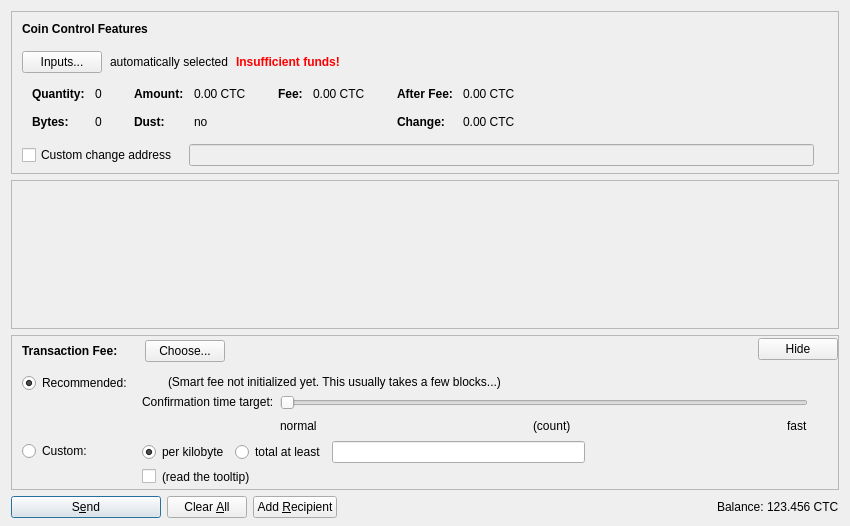
<?xml version="1.0" encoding="UTF-8"?>
<ui version="4.0">
 <class>SendCoinsDialog</class>
 <widget class="QDialog" name="SendCoinsDialog">
  <property name="geometry">
   <rect>
    <x>0</x>
    <y>0</y>
    <width>850</width>
    <height>526</height>
   </rect>
  </property>
  <property name="windowTitle">
   <string>Send Coins</string>
  </property>
  <layout class="QVBoxLayout" name="verticalLayout" stretch="0,1,0,0">
   <property name="bottomMargin">
    <number>8</number>
   </property>
   <item>
    <widget class="QFrame" name="frameCoinControl">
     <property name="sizePolicy">
      <sizepolicy hsizetype="Expanding" vsizetype="Expanding">
       <horstretch>0</horstretch>
       <verstretch>0</verstretch>
      </sizepolicy>
     </property>
     <property name="maximumSize">
      <size>
       <width>16777215</width>
       <height>16777215</height>
      </size>
     </property>
     <property name="frameShape">
      <enum>QFrame::StyledPanel</enum>
     </property>
     <property name="frameShadow">
      <enum>QFrame::Sunken</enum>
     </property>
     <layout class="QVBoxLayout" name="verticalLayoutCoinControl2">
      <property name="spacing">
       <number>0</number>
      </property>
      <property name="leftMargin">
       <number>0</number>
      </property>
      <property name="topMargin">
       <number>0</number>
      </property>
      <property name="rightMargin">
       <number>0</number>
      </property>
      <property name="bottomMargin">
       <number>6</number>
      </property>
      <item>
       <layout class="QVBoxLayout" name="verticalLayoutCoinControl" stretch="0,0,0,0,1">
        <property name="spacing">
         <number>0</number>
        </property>
        <property name="leftMargin">
         <number>10</number>
        </property>
        <property name="topMargin">
         <number>10</number>
        </property>
        <item>
         <layout class="QHBoxLayout" name="horizontalLayoutCoinControl1">
          <property name="bottomMargin">
           <number>15</number>
          </property>
          <item>
           <widget class="QLabel" name="labelCoinControlFeatures">
            <property name="sizePolicy">
             <sizepolicy hsizetype="Preferred" vsizetype="Maximum">
              <horstretch>0</horstretch>
              <verstretch>0</verstretch>
             </sizepolicy>
            </property>
            <property name="font">
             <font>
              <weight>75</weight>
              <bold>true</bold>
             </font>
            </property>
            <property name="styleSheet">
             <string notr="true">font-weight:bold;</string>
            </property>
            <property name="text">
             <string>Coin Control Features</string>
            </property>
           </widget>
          </item>
         </layout>
        </item>
        <item>
         <layout class="QHBoxLayout" name="horizontalLayoutCoinControl2" stretch="0,0,0,0">
          <property name="spacing">
           <number>8</number>
          </property>
          <property name="bottomMargin">
           <number>10</number>
          </property>
          <item>
           <widget class="QPushButton" name="pushButtonCoinControl">
            <property name="styleSheet">
             <string notr="true"/>
            </property>
            <property name="text">
             <string>Inputs...</string>
            </property>
            <property name="autoDefault">
             <bool>false</bool>
            </property>
           </widget>
          </item>
          <item>
           <widget class="QLabel" name="labelCoinControlAutomaticallySelected">
            <property name="text">
             <string>automatically selected</string>
            </property>
            <property name="margin">
             <number>5</number>
            </property>
           </widget>
          </item>
          <item>
           <widget class="QLabel" name="labelCoinControlInsuffFunds">
            <property name="font">
             <font>
              <weight>75</weight>
              <bold>true</bold>
             </font>
            </property>
            <property name="styleSheet">
             <string notr="true">color:red;font-weight:bold;</string>
            </property>
            <property name="text">
             <string>Insufficient funds!</string>
            </property>
            <property name="margin">
             <number>5</number>
            </property>
           </widget>
          </item>
          <item>
           <spacer name="horizontalSpacerCoinControl">
            <property name="orientation">
             <enum>Qt::Horizontal</enum>
            </property>
            <property name="sizeHint" stdset="0">
             <size>
              <width>40</width>
              <height>1</height>
             </size>
            </property>
           </spacer>
          </item>
         </layout>
        </item>
        <item>
         <widget class="QWidget" name="widgetCoinControl" native="true">
          <property name="sizePolicy">
           <sizepolicy hsizetype="Preferred" vsizetype="Preferred">
            <horstretch>0</horstretch>
            <verstretch>0</verstretch>
           </sizepolicy>
          </property>
          <property name="minimumSize">
           <size>
            <width>0</width>
            <height>0</height>
           </size>
          </property>
          <property name="styleSheet">
           <string notr="true"/>
          </property>
          <layout class="QHBoxLayout" name="horizontalLayoutCoinControl5">
           <property name="leftMargin">
            <number>0</number>
           </property>
           <property name="topMargin">
            <number>0</number>
           </property>
           <property name="rightMargin">
            <number>0</number>
           </property>
           <property name="bottomMargin">
            <number>0</number>
           </property>
           <item>
            <layout class="QHBoxLayout" name="horizontalLayoutCoinControl3" stretch="0,0,0,1">
             <property name="spacing">
              <number>20</number>
             </property>
             <property name="topMargin">
              <number>0</number>
             </property>
             <property name="bottomMargin">
              <number>10</number>
             </property>
             <item>
              <layout class="QFormLayout" name="formLayoutCoinControl1">
               <property name="horizontalSpacing">
                <number>10</number>
               </property>
               <property name="verticalSpacing">
                <number>14</number>
               </property>
               <property name="leftMargin">
                <number>10</number>
               </property>
               <property name="topMargin">
                <number>4</number>
               </property>
               <property name="rightMargin">
                <number>6</number>
               </property>
               <item row="0" column="0">
                <widget class="QLabel" name="labelCoinControlQuantityText">
                 <property name="font">
                  <font>
                   <weight>75</weight>
                   <bold>true</bold>
                  </font>
                 </property>
                 <property name="text">
                  <string>Quantity:</string>
                 </property>
                 <property name="margin">
                  <number>0</number>
                 </property>
                </widget>
               </item>
               <item row="0" column="1">
                <widget class="QLabel" name="labelCoinControlQuantity">
                 <property name="cursor">
                  <cursorShape>IBeamCursor</cursorShape>
                 </property>
                 <property name="contextMenuPolicy">
                  <enum>Qt::ActionsContextMenu</enum>
                 </property>
                 <property name="text">
                  <string notr="true">0</string>
                 </property>
                 <property name="margin">
                  <number>0</number>
                 </property>
                 <property name="textInteractionFlags">
                  <set>Qt::LinksAccessibleByMouse|Qt::TextSelectableByKeyboard|Qt::TextSelectableByMouse</set>
                 </property>
                </widget>
               </item>
               <item row="1" column="0">
                <widget class="QLabel" name="labelCoinControlBytesText">
                 <property name="font">
                  <font>
                   <weight>75</weight>
                   <bold>true</bold>
                  </font>
                 </property>
                 <property name="text">
                  <string>Bytes:</string>
                 </property>
                </widget>
               </item>
               <item row="1" column="1">
                <widget class="QLabel" name="labelCoinControlBytes">
                 <property name="cursor">
                  <cursorShape>IBeamCursor</cursorShape>
                 </property>
                 <property name="contextMenuPolicy">
                  <enum>Qt::ActionsContextMenu</enum>
                 </property>
                 <property name="text">
                  <string notr="true">0</string>
                 </property>
                 <property name="textInteractionFlags">
                  <set>Qt::LinksAccessibleByMouse|Qt::TextSelectableByKeyboard|Qt::TextSelectableByMouse</set>
                 </property>
                </widget>
               </item>
              </layout>
             </item>
             <item>
              <layout class="QFormLayout" name="formLayoutCoinControl2">
               <property name="horizontalSpacing">
                <number>10</number>
               </property>
               <property name="verticalSpacing">
                <number>14</number>
               </property>
               <property name="leftMargin">
                <number>6</number>
               </property>
               <property name="topMargin">
                <number>4</number>
               </property>
               <property name="rightMargin">
                <number>6</number>
               </property>
               <item row="0" column="0">
                <widget class="QLabel" name="labelCoinControlAmountText">
                 <property name="font">
                  <font>
                   <weight>75</weight>
                   <bold>true</bold>
                  </font>
                 </property>
                 <property name="text">
                  <string>Amount:</string>
                 </property>
                 <property name="margin">
                  <number>0</number>
                 </property>
                </widget>
               </item>
               <item row="0" column="1">
                <widget class="QLabel" name="labelCoinControlAmount">
                 <property name="cursor">
                  <cursorShape>IBeamCursor</cursorShape>
                 </property>
                 <property name="contextMenuPolicy">
                  <enum>Qt::ActionsContextMenu</enum>
                 </property>
                 <property name="text">
                  <string notr="true">0.00 CTC</string>
                 </property>
                 <property name="textInteractionFlags">
                  <set>Qt::LinksAccessibleByMouse|Qt::TextSelectableByKeyboard|Qt::TextSelectableByMouse</set>
                 </property>
                </widget>
               </item>
               <item row="1" column="0">
                <widget class="QLabel" name="labelCoinControlLowOutputText">
                 <property name="font">
                  <font>
                   <weight>75</weight>
                   <bold>true</bold>
                  </font>
                 </property>
                 <property name="text">
                  <string>Dust:</string>
                 </property>
                </widget>
               </item>
               <item row="1" column="1">
                <widget class="QLabel" name="labelCoinControlLowOutput">
                 <property name="cursor">
                  <cursorShape>IBeamCursor</cursorShape>
                 </property>
                 <property name="contextMenuPolicy">
                  <enum>Qt::ActionsContextMenu</enum>
                 </property>
                 <property name="text">
                  <string notr="true">no</string>
                 </property>
                 <property name="textInteractionFlags">
                  <set>Qt::LinksAccessibleByMouse|Qt::TextSelectableByKeyboard|Qt::TextSelectableByMouse</set>
                 </property>
                </widget>
               </item>
              </layout>
             </item>
             <item>
              <layout class="QFormLayout" name="formLayoutCoinControl3">
               <property name="horizontalSpacing">
                <number>10</number>
               </property>
               <property name="verticalSpacing">
                <number>14</number>
               </property>
               <property name="leftMargin">
                <number>6</number>
               </property>
               <property name="topMargin">
                <number>4</number>
               </property>
               <property name="rightMargin">
                <number>6</number>
               </property>
               <item row="0" column="0">
                <widget class="QLabel" name="labelCoinControlFeeText">
                 <property name="font">
                  <font>
                   <weight>75</weight>
                   <bold>true</bold>
                  </font>
                 </property>
                 <property name="text">
                  <string>Fee:</string>
                 </property>
                 <property name="margin">
                  <number>0</number>
                 </property>
                </widget>
               </item>
               <item row="0" column="1">
                <widget class="QLabel" name="labelCoinControlFee">
                 <property name="cursor">
                  <cursorShape>IBeamCursor</cursorShape>
                 </property>
                 <property name="contextMenuPolicy">
                  <enum>Qt::ActionsContextMenu</enum>
                 </property>
                 <property name="text">
                  <string notr="true">0.00 CTC</string>
                 </property>
                 <property name="textInteractionFlags">
                  <set>Qt::LinksAccessibleByMouse|Qt::TextSelectableByKeyboard|Qt::TextSelectableByMouse</set>
                 </property>
                </widget>
               </item>
              </layout>
             </item>
             <item>
              <layout class="QFormLayout" name="formLayoutCoinControl4">
               <property name="horizontalSpacing">
                <number>10</number>
               </property>
               <property name="verticalSpacing">
                <number>14</number>
               </property>
               <property name="leftMargin">
                <number>6</number>
               </property>
               <property name="topMargin">
                <number>4</number>
               </property>
               <property name="rightMargin">
                <number>6</number>
               </property>
               <item row="0" column="0">
                <widget class="QLabel" name="labelCoinControlAfterFeeText">
                 <property name="font">
                  <font>
                   <weight>75</weight>
                   <bold>true</bold>
                  </font>
                 </property>
                 <property name="text">
                  <string>After Fee:</string>
                 </property>
                 <property name="margin">
                  <number>0</number>
                 </property>
                </widget>
               </item>
               <item row="0" column="1">
                <widget class="QLabel" name="labelCoinControlAfterFee">
                 <property name="cursor">
                  <cursorShape>IBeamCursor</cursorShape>
                 </property>
                 <property name="contextMenuPolicy">
                  <enum>Qt::ActionsContextMenu</enum>
                 </property>
                 <property name="text">
                  <string notr="true">0.00 CTC</string>
                 </property>
                 <property name="textInteractionFlags">
                  <set>Qt::LinksAccessibleByMouse|Qt::TextSelectableByKeyboard|Qt::TextSelectableByMouse</set>
                 </property>
                </widget>
               </item>
               <item row="1" column="0">
                <widget class="QLabel" name="labelCoinControlChangeText">
                 <property name="font">
                  <font>
                   <weight>75</weight>
                   <bold>true</bold>
                  </font>
                 </property>
                 <property name="text">
                  <string>Change:</string>
                 </property>
                </widget>
               </item>
               <item row="1" column="1">
                <widget class="QLabel" name="labelCoinControlChange">
                 <property name="cursor">
                  <cursorShape>IBeamCursor</cursorShape>
                 </property>
                 <property name="contextMenuPolicy">
                  <enum>Qt::ActionsContextMenu</enum>
                 </property>
                 <property name="text">
                  <string notr="true">0.00 CTC</string>
                 </property>
                 <property name="textInteractionFlags">
                  <set>Qt::LinksAccessibleByMouse|Qt::TextSelectableByKeyboard|Qt::TextSelectableByMouse</set>
                 </property>
                </widget>
               </item>
              </layout>
             </item>
            </layout>
           </item>
          </layout>
         </widget>
        </item>
        <item>
         <layout class="QHBoxLayout" name="horizontalLayoutCoinControl4" stretch="0,0,0">
          <property name="spacing">
           <number>12</number>
          </property>
          <property name="sizeConstraint">
           <enum>QLayout::SetDefaultConstraint</enum>
          </property>
          <property name="topMargin">
           <number>5</number>
          </property>
          <property name="rightMargin">
           <number>5</number>
          </property>
          <item>
           <widget class="QCheckBox" name="checkBoxCoinControlChange">
            <property name="toolTip">
             <string>If this is activated, but the change address is empty or invalid, change will be sent to a newly generated address.</string>
            </property>
            <property name="text">
             <string>Custom change address</string>
            </property>
           </widget>
          </item>
          <item>
           <widget class="QValidatedLineEdit" name="lineEditCoinControlChange">
            <property name="enabled">
             <bool>false</bool>
            </property>
            <property name="sizePolicy">
             <sizepolicy hsizetype="Expanding" vsizetype="Fixed">
              <horstretch>0</horstretch>
              <verstretch>0</verstretch>
             </sizepolicy>
            </property>
           </widget>
          </item>
          <item>
           <widget class="QLabel" name="labelCoinControlChangeLabel">
            <property name="sizePolicy">
             <sizepolicy hsizetype="Preferred" vsizetype="Expanding">
              <horstretch>0</horstretch>
              <verstretch>0</verstretch>
             </sizepolicy>
            </property>
            <property name="minimumSize">
             <size>
              <width>0</width>
              <height>0</height>
             </size>
            </property>
            <property name="text">
             <string/>
            </property>
            <property name="margin">
             <number>3</number>
            </property>
           </widget>
          </item>
         </layout>
        </item>
        <item>
         <spacer name="verticalSpacerCoinControl">
          <property name="orientation">
           <enum>Qt::Vertical</enum>
          </property>
          <property name="sizeHint" stdset="0">
           <size>
            <width>800</width>
            <height>1</height>
           </size>
          </property>
         </spacer>
        </item>
       </layout>
      </item>
     </layout>
    </widget>
   </item>
   <item>
    <widget class="QScrollArea" name="scrollArea">
     <property name="widgetResizable">
      <bool>true</bool>
     </property>
     <widget class="QWidget" name="scrollAreaWidgetContents">
      <property name="geometry">
       <rect>
        <x>0</x>
        <y>0</y>
        <width>830</width>
        <height>104</height>
       </rect>
      </property>
      <layout class="QVBoxLayout" name="verticalLayout_2" stretch="0,1">
       <property name="leftMargin">
        <number>0</number>
       </property>
       <property name="topMargin">
        <number>0</number>
       </property>
       <property name="rightMargin">
        <number>0</number>
       </property>
       <property name="bottomMargin">
        <number>0</number>
       </property>
       <item>
        <layout class="QVBoxLayout" name="entries">
         <property name="spacing">
          <number>6</number>
         </property>
        </layout>
       </item>
       <item>
        <spacer name="verticalSpacer">
         <property name="orientation">
          <enum>Qt::Vertical</enum>
         </property>
         <property name="sizeHint" stdset="0">
          <size>
           <width>20</width>
           <height>40</height>
          </size>
         </property>
        </spacer>
       </item>
      </layout>
     </widget>
    </widget>
   </item>
   <item>
    <widget class="QFrame" name="frameFee">
     <property name="sizePolicy">
      <sizepolicy hsizetype="Expanding" vsizetype="Expanding">
       <horstretch>0</horstretch>
       <verstretch>0</verstretch>
      </sizepolicy>
     </property>
     <property name="maximumSize">
      <size>
       <width>16777215</width>
       <height>16777215</height>
      </size>
     </property>
     <property name="frameShape">
      <enum>QFrame::StyledPanel</enum>
     </property>
     <property name="frameShadow">
      <enum>QFrame::Sunken</enum>
     </property>
     <layout class="QVBoxLayout" name="verticalLayoutFee1">
      <property name="spacing">
       <number>0</number>
      </property>
      <property name="leftMargin">
       <number>0</number>
      </property>
      <property name="topMargin">
       <number>0</number>
      </property>
      <property name="rightMargin">
       <number>0</number>
      </property>
      <property name="bottomMargin">
       <number>0</number>
      </property>
      <item>
       <layout class="QVBoxLayout" name="verticalLayoutFee2" stretch="0,0,0">
        <property name="spacing">
         <number>0</number>
        </property>
        <property name="leftMargin">
         <number>10</number>
        </property>
        <property name="topMargin">
         <number>0</number>
        </property>
        <item>
         <layout class="QHBoxLayout" name="horizontalLayoutFee1">
          <property name="bottomMargin">
           <number>0</number>
          </property>
          <item>
           <layout class="QVBoxLayout" name="verticalLayoutFee7">
            <property name="spacing">
             <number>0</number>
            </property>
            <item>
             <spacer name="verticalSpacerSmartFee">
              <property name="orientation">
               <enum>Qt::Vertical</enum>
              </property>
              <property name="sizeType">
               <enum>QSizePolicy::Fixed</enum>
              </property>
              <property name="sizeHint" stdset="0">
               <size>
                <width>1</width>
                <height>4</height>
               </size>
              </property>
             </spacer>
            </item>
            <item>
             <layout class="QHBoxLayout" name="horizontalLayoutSmartFee">
              <property name="spacing">
               <number>10</number>
              </property>
              <item>
               <widget class="QLabel" name="labelFeeHeadline">
                <property name="sizePolicy">
                 <sizepolicy hsizetype="Preferred" vsizetype="Maximum">
                  <horstretch>0</horstretch>
                  <verstretch>0</verstretch>
                 </sizepolicy>
                </property>
                <property name="font">
                 <font>
                  <weight>75</weight>
                  <bold>true</bold>
                 </font>
                </property>
                <property name="styleSheet">
                 <string notr="true">font-weight:bold;</string>
                </property>
                <property name="text">
                 <string>Transaction Fee:</string>
                </property>
               </widget>
              </item>
              <item>
               <widget class="QLabel" name="labelFeeMinimized">
                <property name="text">
                 <string/>
                </property>
               </widget>
              </item>
              <item>
               <widget class="QPushButton" name="buttonChooseFee">
                <property name="text">
                 <string>Choose...</string>
                </property>
               </widget>
              </item>
             </layout>
            </item>
            <item>
             <spacer name="verticalSpacer_5">
              <property name="orientation">
               <enum>Qt::Vertical</enum>
              </property>
              <property name="sizeHint" stdset="0">
               <size>
                <width>1</width>
                <height>1</height>
               </size>
              </property>
             </spacer>
            </item>
           </layout>
          </item>
          <item>
           <spacer name="horizontalSpacer_4">
            <property name="orientation">
             <enum>Qt::Horizontal</enum>
            </property>
            <property name="sizeHint" stdset="0">
             <size>
              <width>40</width>
              <height>20</height>
             </size>
            </property>
           </spacer>
          </item>
          <item>
           <widget class="QPushButton" name="buttonMinimizeFee">
            <property name="toolTip">
             <string>collapse fee-settings</string>
            </property>
            <property name="text">
             <string>Hide</string>
            </property>
           </widget>
          </item>
         </layout>
        </item>
        <item>
         <widget class="QFrame" name="frameFeeSelection">
          <layout class="QVBoxLayout" name="verticalLayoutFee12">
           <property name="spacing">
            <number>0</number>
           </property>
           <property name="leftMargin">
            <number>0</number>
           </property>
           <property name="topMargin">
            <number>0</number>
           </property>
           <property name="rightMargin">
            <number>0</number>
           </property>
           <property name="bottomMargin">
            <number>0</number>
           </property>
           <item>
            <layout class="QGridLayout" name="gridLayoutFee">
             <property name="topMargin">
              <number>10</number>
             </property>
             <property name="bottomMargin">
              <number>4</number>
             </property>
             <property name="horizontalSpacing">
              <number>10</number>
             </property>
             <property name="verticalSpacing">
              <number>4</number>
             </property>
             <item row="1" column="1">
              <layout class="QVBoxLayout" name="verticalLayoutFee8">
               <property name="spacing">
                <number>6</number>
               </property>
               <item>
                <layout class="QHBoxLayout" name="horizontalLayoutFee13">
                 <item>
                  <widget class="QRadioButton" name="radioCustomPerKilobyte">
                   <property name="toolTip">
                    <string>If the custom fee is set to 1000 satoshis and the transaction is only 250 bytes, then &quot;per kilobyte&quot; only pays 250 satoshis in fee, while &quot;total at least&quot; pays 1000 satoshis. For transactions bigger than a kilobyte both pay by kilobyte.</string>
                   </property>
                   <property name="text">
                    <string>per kilobyte</string>
                   </property>
                   <property name="checked">
                    <bool>true</bool>
                   </property>
                   <attribute name="buttonGroup">
                    <string notr="true">groupCustomFee</string>
                   </attribute>
                  </widget>
                 </item>
                 <item>
                  <widget class="QRadioButton" name="radioCustomAtLeast">
                   <property name="toolTip">
                    <string>If the custom fee is set to 1000 satoshis and the transaction is only 250 bytes, then &quot;per kilobyte&quot; only pays 250 satoshis in fee, while &quot;total at least&quot; pays 1000 satoshis. For transactions bigger than a kilobyte both pay by kilobyte.</string>
                   </property>
                   <property name="text">
                    <string>total at least</string>
                   </property>
                   <attribute name="buttonGroup">
                    <string notr="true">groupCustomFee</string>
                   </attribute>
                  </widget>
                 </item>
                 <item>
                  <widget class="BitcoinAmountField" name="customFee"/>
                 </item>
                 <item>
                  <spacer name="horizontalSpacer_6">
                   <property name="orientation">
                    <enum>Qt::Horizontal</enum>
                   </property>
                   <property name="sizeHint" stdset="0">
                    <size>
                     <width>1</width>
                     <height>1</height>
                    </size>
                   </property>
                  </spacer>
                 </item>
                </layout>
               </item>
               <item>
                <layout class="QHBoxLayout" name="horizontalLayoutFee8">
                 <item>
                  <widget class="QCheckBox" name="checkBoxMinimumFee">
                   <property name="toolTip">
                    <string>Paying only the minimum fee is just fine as long as there is less transaction volume than space in the blocks. But be aware that this can end up in a never confirming transaction once there is more demand for cooktipcoin transactions than the network can process.</string>
                   </property>
                   <property name="text">
                    <string/>
                   </property>
                  </widget>
                 </item>
                 <item>
                  <widget class="QLabel" name="labelMinFeeWarning">
                   <property name="enabled">
                    <bool>true</bool>
                   </property>
                   <property name="toolTip">
                    <string>Paying only the minimum fee is just fine as long as there is less transaction volume than space in the blocks. But be aware that this can end up in a never confirming transaction once there is more demand for cooktipcoin transactions than the network can process.</string>
                   </property>
                   <property name="text">
                    <string>(read the tooltip)</string>
                   </property>
                   <property name="margin">
                    <number>5</number>
                   </property>
                  </widget>
                 </item>
                 <item>
                  <spacer name="horizontalSpacer_2">
                   <property name="orientation">
                    <enum>Qt::Horizontal</enum>
                   </property>
                   <property name="sizeHint" stdset="0">
                    <size>
                     <width>1</width>
                     <height>1</height>
                    </size>
                   </property>
                  </spacer>
                 </item>
                </layout>
               </item>
              </layout>
             </item>
             <item row="0" column="0">
              <layout class="QVBoxLayout" name="verticalLayoutFee4" stretch="0,1">
               <item>
                <widget class="QRadioButton" name="radioSmartFee">
                 <property name="text">
                  <string>Recommended:</string>
                 </property>
                 <property name="checked">
                  <bool>true</bool>
                 </property>
                 <attribute name="buttonGroup">
                  <string notr="true">groupFee</string>
                 </attribute>
                </widget>
               </item>
               <item>
                <spacer name="verticalSpacer_2">
                 <property name="orientation">
                  <enum>Qt::Vertical</enum>
                 </property>
                 <property name="sizeHint" stdset="0">
                  <size>
                   <width>1</width>
                   <height>1</height>
                  </size>
                 </property>
                </spacer>
               </item>
              </layout>
             </item>
             <item row="1" column="0">
              <layout class="QVBoxLayout" name="verticalLayoutFee9" stretch="0,1">
               <item>
                <widget class="QRadioButton" name="radioCustomFee">
                 <property name="text">
                  <string>Custom:</string>
                 </property>
                 <attribute name="buttonGroup">
                  <string notr="true">groupFee</string>
                 </attribute>
                </widget>
               </item>
               <item>
                <spacer name="verticalSpacer_6">
                 <property name="orientation">
                  <enum>Qt::Vertical</enum>
                 </property>
                 <property name="sizeHint" stdset="0">
                  <size>
                   <width>1</width>
                   <height>1</height>
                  </size>
                 </property>
                </spacer>
               </item>
              </layout>
             </item>
             <item row="0" column="1">
              <layout class="QVBoxLayout" name="verticalLayoutFee3" stretch="0,0,1">
               <property name="spacing">
                <number>6</number>
               </property>
               <property name="topMargin">
                <number>2</number>
               </property>
               <item>
                <layout class="QHBoxLayout" name="horizontalLayoutFee12">
                 <item>
                  <widget class="QLabel" name="labelSmartFee">
                   <property name="text">
                    <string/>
                   </property>
                   <property name="margin">
                    <number>2</number>
                   </property>
                  </widget>
                 </item>
                 <item>
                  <widget class="QLabel" name="labelFeeEstimation">
                   <property name="text">
                    <string/>
                   </property>
                  </widget>
                 </item>
                 <item>
                  <widget class="QLabel" name="labelSmartFee2">
                   <property name="text">
                    <string>(Smart fee not initialized yet. This usually takes a few blocks...)</string>
                   </property>
                   <property name="margin">
                    <number>2</number>
                   </property>
                  </widget>
                 </item>
                 <item>
                  <spacer name="horizontalSpacer_5">
                   <property name="orientation">
                    <enum>Qt::Horizontal</enum>
                   </property>
                   <property name="sizeHint" stdset="0">
                    <size>
                     <width>1</width>
                     <height>1</height>
                    </size>
                   </property>
                  </spacer>
                 </item>
                </layout>
               </item>
               <item>
                <layout class="QHBoxLayout" name="horizontalLayoutFee9">
                 <item>
                  <layout class="QVBoxLayout" name="verticalLayoutFee6">
                   <item>
                    <widget class="QLabel" name="labelSmartFee3">
                     <property name="text">
                      <string>Confirmation time target:</string>
                     </property>
                     <property name="margin">
                      <number>2</number>
                     </property>
                    </widget>
                   </item>
                   <item>
                    <spacer name="verticalSpacer_3">
                     <property name="orientation">
                      <enum>Qt::Vertical</enum>
                     </property>
                     <property name="sizeHint" stdset="0">
                      <size>
                       <width>1</width>
                       <height>1</height>
                      </size>
                     </property>
                    </spacer>
                   </item>
                  </layout>
                 </item>
                 <item>
                  <layout class="QVBoxLayout" name="verticalLayoutFee5">
                   <property name="rightMargin">
                    <number>30</number>
                   </property>
                   <item>
                    <widget class="QSlider" name="sliderSmartFee">
                     <property name="minimum">
                      <number>0</number>
                     </property>
                     <property name="maximum">
                      <number>23</number>
                     </property>
                     <property name="pageStep">
                      <number>1</number>
                     </property>
                     <property name="value">
                      <number>0</number>
                     </property>
                     <property name="orientation">
                      <enum>Qt::Horizontal</enum>
                     </property>
                     <property name="invertedAppearance">
                      <bool>false</bool>
                     </property>
                     <property name="invertedControls">
                      <bool>false</bool>
                     </property>
                     <property name="tickPosition">
                      <enum>QSlider::NoTicks</enum>
                     </property>
                    </widget>
                   </item>
                   <item>
                    <layout class="QHBoxLayout" name="horizontalLayoutFee10">
                     <item>
                      <widget class="QLabel" name="labelSmartFeeNormal">
                       <property name="text">
                        <string>normal</string>
                       </property>
                      </widget>
                     </item>
                     <item>
                      <spacer name="horizontalSpacer_7">
                       <property name="orientation">
                        <enum>Qt::Horizontal</enum>
                       </property>
                       <property name="sizeHint" stdset="0">
                        <size>
                         <width>40</width>
                         <height>20</height>
                        </size>
                       </property>
                      </spacer>
                     </item>
                     <item>
                      <widget class="QLabel" name="confirmationTargetLabel">
                       <property name="text">
                        <string notr="true">(count)</string>
                       </property>
                      </widget>
                     </item>
                     <item>
                      <spacer name="horizontalSpacer_3">
                       <property name="orientation">
                        <enum>Qt::Horizontal</enum>
                       </property>
                       <property name="sizeHint" stdset="0">
                        <size>
                         <width>40</width>
                         <height>20</height>
                        </size>
                       </property>
                      </spacer>
                     </item>
                     <item>
                      <widget class="QLabel" name="labelSmartFeeFast">
                       <property name="text">
                        <string>fast</string>
                       </property>
                      </widget>
                     </item>
                    </layout>
                   </item>
                  </layout>
                 </item>
                </layout>
               </item>
               <item>
                <spacer name="verticalSpacer_4">
                 <property name="orientation">
                  <enum>Qt::Vertical</enum>
                 </property>
                 <property name="sizeHint" stdset="0">
                  <size>
                   <width>1</width>
                   <height>1</height>
                  </size>
                 </property>
                </spacer>
               </item>
              </layout>
             </item>
            </layout>
           </item>
          </layout>
         </widget>
        </item>
        <item>
         <spacer name="verticalSpacerFee">
          <property name="orientation">
           <enum>Qt::Vertical</enum>
          </property>
          <property name="sizeHint" stdset="0">
           <size>
            <width>800</width>
            <height>1</height>
           </size>
          </property>
         </spacer>
        </item>
       </layout>
      </item>
     </layout>
    </widget>
   </item>
   <item>
    <layout class="QHBoxLayout" name="horizontalLayout">
     <item>
      <widget class="QPushButton" name="sendButton">
       <property name="minimumSize">
        <size>
         <width>150</width>
         <height>0</height>
        </size>
       </property>
       <property name="toolTip">
        <string>Confirm the send action</string>
       </property>
       <property name="text">
        <string>S&amp;end</string>
       </property>
       <property name="icon">
        <iconset resource="../bitcoin.qrc">
         <normaloff>:/icons/send</normaloff>:/icons/send</iconset>
       </property>
       <property name="autoDefault">
        <bool>false</bool>
       </property>
       <property name="default">
        <bool>true</bool>
       </property>
      </widget>
     </item>
     <item>
      <widget class="QPushButton" name="clearButton">
       <property name="sizePolicy">
        <sizepolicy hsizetype="Minimum" vsizetype="Fixed">
         <horstretch>0</horstretch>
         <verstretch>0</verstretch>
        </sizepolicy>
       </property>
       <property name="toolTip">
        <string>Clear all fields of the form.</string>
       </property>
       <property name="text">
        <string>Clear &amp;All</string>
       </property>
       <property name="icon">
        <iconset resource="../bitcoin.qrc">
         <normaloff>:/icons/remove</normaloff>:/icons/remove</iconset>
       </property>
       <property name="autoDefault">
        <bool>false</bool>
       </property>
      </widget>
     </item>
     <item>
      <widget class="QPushButton" name="addButton">
       <property name="toolTip">
        <string>Send to multiple recipients at once</string>
       </property>
       <property name="text">
        <string>Add &amp;Recipient</string>
       </property>
       <property name="icon">
        <iconset resource="../bitcoin.qrc">
         <normaloff>:/icons/add</normaloff>:/icons/add</iconset>
       </property>
       <property name="autoDefault">
        <bool>false</bool>
       </property>
      </widget>
     </item>
     <item>
      <spacer name="horizontalSpacer">
       <property name="orientation">
        <enum>Qt::Horizontal</enum>
       </property>
       <property name="sizeHint" stdset="0">
        <size>
         <width>40</width>
         <height>20</height>
        </size>
       </property>
      </spacer>
     </item>
     <item>
      <layout class="QHBoxLayout" name="horizontalLayout_2">
       <property name="spacing">
        <number>3</number>
       </property>
       <item>
        <widget class="QLabel" name="label">
         <property name="sizePolicy">
          <sizepolicy hsizetype="Preferred" vsizetype="Fixed">
           <horstretch>0</horstretch>
           <verstretch>0</verstretch>
          </sizepolicy>
         </property>
         <property name="text">
          <string>Balance:</string>
         </property>
        </widget>
       </item>
       <item>
        <widget class="QLabel" name="labelBalance">
         <property name="sizePolicy">
          <sizepolicy hsizetype="Preferred" vsizetype="Fixed">
           <horstretch>0</horstretch>
           <verstretch>0</verstretch>
          </sizepolicy>
         </property>
         <property name="cursor">
          <cursorShape>IBeamCursor</cursorShape>
         </property>
         <property name="text">
          <string notr="true">123.456 CTC</string>
         </property>
         <property name="textInteractionFlags">
          <set>Qt::LinksAccessibleByMouse|Qt::TextSelectableByKeyboard|Qt::TextSelectableByMouse</set>
         </property>
        </widget>
       </item>
      </layout>
     </item>
    </layout>
   </item>
  </layout>
 </widget>
 <customwidgets>
  <customwidget>
   <class>QValidatedLineEdit</class>
   <extends>QLineEdit</extends>
   <header>qvalidatedlineedit.h</header>
  </customwidget>
  <customwidget>
   <class>BitcoinAmountField</class>
   <extends>QLineEdit</extends>
   <header>bitcoinamountfield.h</header>
   <container>1</container>
  </customwidget>
 </customwidgets>
 <resources>
  <include location="../bitcoin.qrc"/>
 </resources>
 <connections/>
 <buttongroups>
  <buttongroup name="groupFee"/>
  <buttongroup name="groupCustomFee"/>
 </buttongroups>
</ui>
